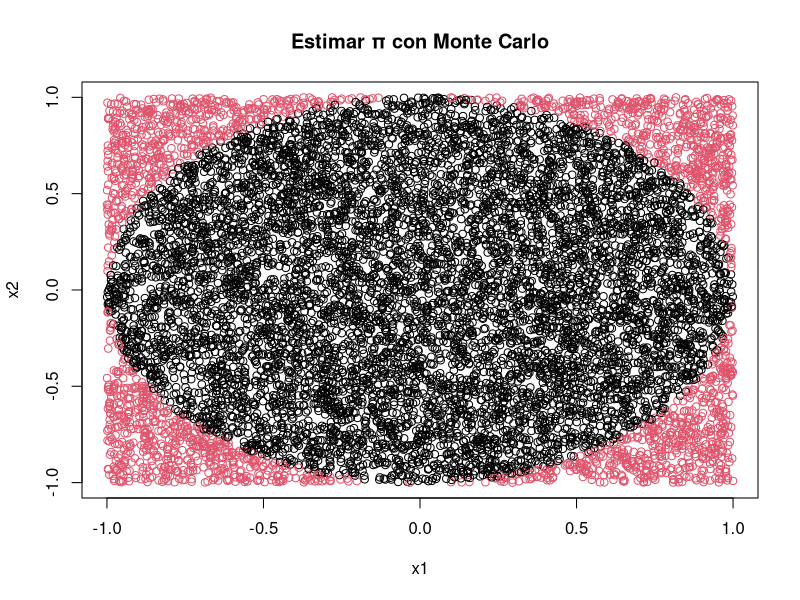

R code for this plot:
#para poder reproducir
set.seed(5)
# repeticiones del experimento (dardos lanzados)
n=10000
# hacemos las coordenadas x1 y x2 de una distribución uniforme de[-1, 1]
x1<-runif(n, min=-1, max=1)
x2<-runif(n, min=-1, max=1)
#Distancia de los puntos al centro del circulo (0,0)
z<-sqrt(x1^2+x2^2)
# el area del circulo (cae dentro) es todo z
# en este caso deben se menores al radio^2 para estar dentro del circulo
# in our case radius=1
piest<-4*sum((z<=1))/length(z)
print(piest)
#graficamos dentro o fuera del circulo por color.
InOut<-as.factor(ifelse(z<=1, "In", "Out"))
plot(x1,x2, col=InOut, main="Estimar π con Monte Carlo")